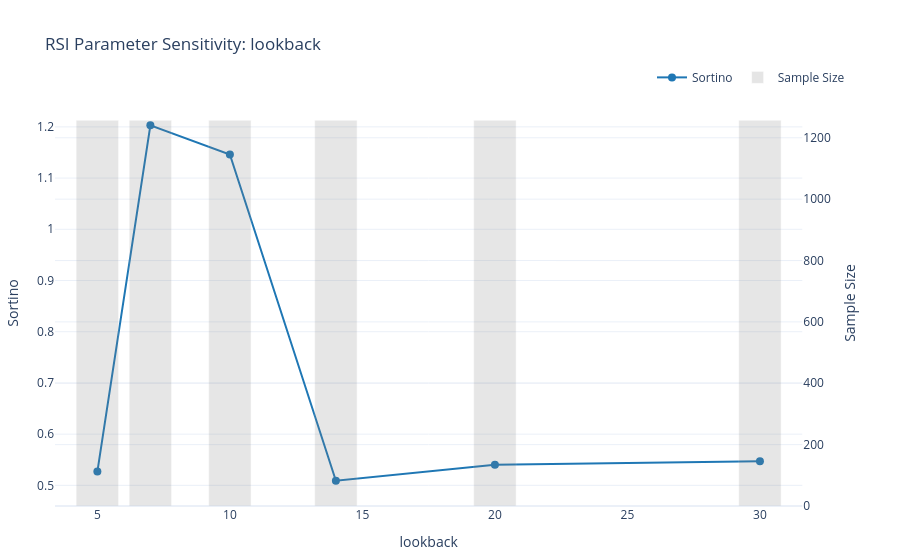

Notebook source saved alongside this figure:
### Code cell
# Via dispatcher (should produce identical result)
df_1d_dispatch, fig_1d_dispatch = explorer.plot_nd_parameter_analysis(
    module_name='rsi',
    param_names=['lookback'],
    feature_name='signal',
    target_col='log_return',
    base_model=model,
    metric=metric
)
print("Dispatcher 1D matches direct call:", df_1d.shape == df_1d_dispatch.shape)

### Figure 1 — Plotly figure (JSON) as saved in the notebook; plotly's stock layout.template omitted (floating-point values rounded to 4 significant figures)
{"data": [{"hovertemplate": "<b>lookback</b>: %{x}<br><b>Sortino</b>: %{y:.4f}<br><extra></extra>", "line": {"color": "#1f77b4"}, "marker": {"size": 8}, "mode": "lines+markers", "name": "Sortino", "type": "scatter", "x": [5, 7, 10, 14, 20, 30], "xaxis": "x", "y": [0.5268, 1.203, 1.146, 0.5091, 0.5402, 0.5471], "yaxis": "y"}, {"hovertemplate": "<b>lookback</b>: %{x}<br><b>Sortino</b>: %{y:.4f}<br><extra></extra>", "marker": {"color": "gray"}, "name": "Sample Size", "opacity": 0.2, "showlegend": true, "type": "bar", "x": [5, 7, 10, 14, 20, 30], "xaxis": "x", "y": [1257, 1257, 1257, 1257, 1257, 1257], "yaxis": "y2"}], "layout": {"hovermode": "x unified", "legend": {"orientation": "h", "x": 1, "xanchor": "right", "y": 1.02, "yanchor": "bottom"}, "margin": {"b": 50, "l": 50, "r": 50, "t": 100}, "title": {"text": "RSI Parameter Sensitivity: lookback"}, "xaxis": {"anchor": "y", "domain": [0, 0.94], "title": {"text": "lookback"}}, "yaxis": {"anchor": "x", "domain": [0, 1], "title": {"text": "Sortino"}}, "yaxis2": {"anchor": "x", "overlaying": "y", "side": "right", "title": {"text": "Sample Size"}}}}
